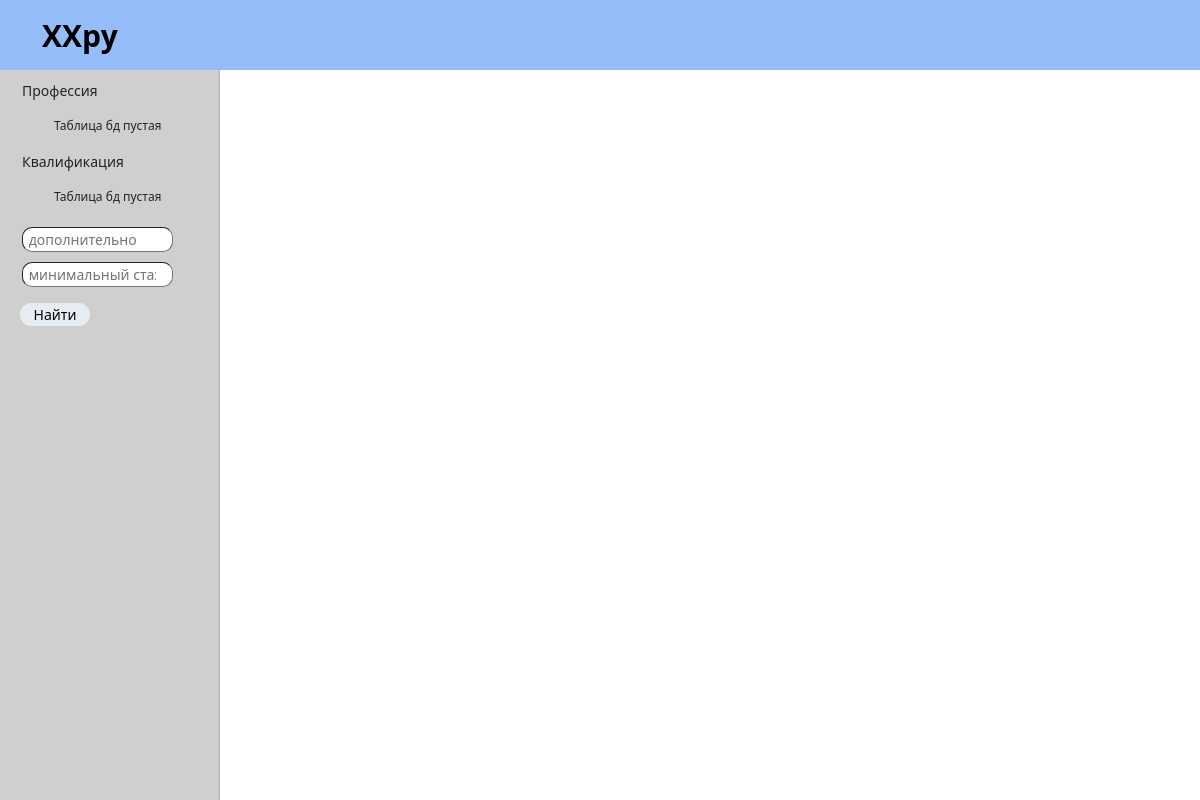
The app's page /applicants (signed in), older data.
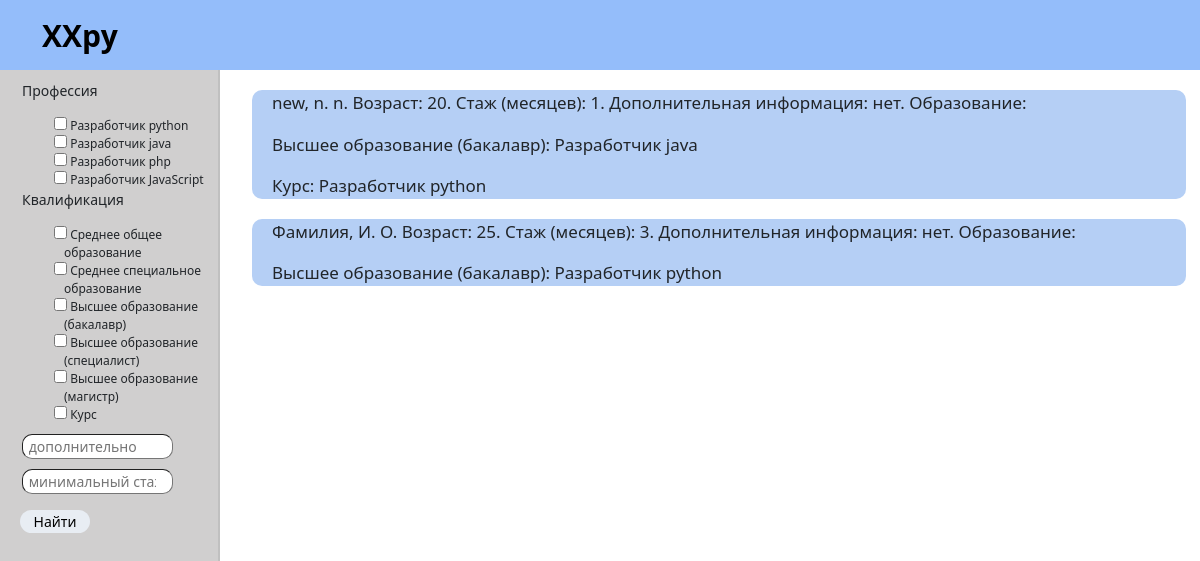
The same page, newer data.
### main/models.py (models this page shows)
class Professions(models.Model):
    profession_name = models.CharField(max_length=40, verbose_name="Название профессии")
    def __str__(self):
        return self.profession_name

class Qualifications(models.Model):
    qualification_name = models.CharField(max_length=40, verbose_name="Название квалификации")
    def __str__(self):
        return self.qualification_name

class Applicant(models.Model):
    user = models.OneToOneField(settings.AUTH_USER_MODEL, verbose_name="Пользователь", on_delete=models.CASCADE)
    l_name = models.CharField(max_length=15, verbose_name="Фамилия")
    f_name = models.CharField(max_length=15, verbose_name="Имя")
    p_name = models.CharField(max_length=15, verbose_name="Отчество")
    age = models.PositiveIntegerField(verbose_name="Возраст", default=20)
    experience = models.FloatField(verbose_name="Стаж", default=0)
    other_data = models.TextField(verbose_name="Другие данные", blank=True, default="нет")
    photo = models.ImageField(verbose_name="Фотография", null=True, blank=True)
    def __str__(self):
        if self.experience >= 12 and ((self.experience / 12) % 1 == 0):
            return f'{self.l_name}, {str(self.f_name)[0]}. {str(self.p_name)[0]}. Возраст: {self.age}. ' \
                   f'Стаж (лет): {int(self.experience / 12)}. Дополнительная информация: {self.other_data}'
        elif self.experience >= 12:
            return f'{self.l_name}, {str(self.f_name)[0]}. {str(self.p_name)[0]}. Возраст: {self.age}. ' \
                   f'Стаж (лет): {round((self.experience / 12), 1)}. Дополнительная информация: {self.other_data}'
        elif self.experience < 12 and (self.experience % 1 == 0):
            return f'{self.l_name}, {str(self.f_name)[0]}. {str(self.p_name)[0]}. Возраст: {self.age}. ' \
                   f'Стаж (месяцев): {int(self.experience)}. Дополнительная информация: {self.other_data}'
        else:
            return f'{self.l_name}, {str(self.f_name)[0]}. {str(self.p_name)[0]}. Возраст: {self.age}. ' \
                   f'Стаж (месяцев): {self.experience}. Дополнительная информация: {self.other_data}'

### main/views.py (the view)
# urls.py: path('applicants', ApplicantsView.as_view(), name='applicants'),
class ApplicantsView(ListView):
    model = Education
    template_name = "main/applicants.html"
    context_object_name = 'queryset'
    def get_context_data(self, *, object_list=None, **kwargs):
        context = super().get_context_data(**kwargs)
        context['professions'] = Professions.objects.all()
        context['qualifications'] = Qualifications.objects.all()
        context['applicant'] = Applicant.objects.all()
        context['current_user'] = UserAndHisType.objects.get(user=self.request.user)
        return context
    def get_queryset(self):
        search_query_other_data = self.request.GET.get('search', '')
        search_query_profession = self.request.GET.getlist("profession")
        search_query_qualification = self.request.GET.getlist("qualification")
        search_query_min_exp = self.request.GET.get('months', '')
        try:
            search_query_min_exp = int(search_query_min_exp)
        except ValueError:
            search_query_min_exp = ''
        queryset = Education.objects.all()
        if search_query_other_data:
            queryset = queryset.filter(Q(applicant_id__other_data__icontains=search_query_other_data))
        if search_query_profession:
            queryset = queryset.filter(Q(profession_id__profession_name__in=search_query_profession))
        if search_query_qualification:
            queryset = queryset.filter(Q(qualification_id__qualification_name__in=search_query_qualification))
        if search_query_min_exp:
            queryset = queryset.filter(Q(applicant_id__experience__gt=search_query_min_exp))
        result = {}
        for apl in queryset:
            result[apl.applicant_id] = []
        for q in Education.objects.all():
            if q.applicant_id in result.keys():
                result[q.applicant_id].append(f'{str(q.qualification_id)}: {str(q.profession_id)}')
        queryset = result
        return queryset

### main/templates/main/applicants.html (shortened to what this page needs)
{% extends 'main/base.html'%}
{% load static %}
{% block tp %} <link rel="stylesheet" href=" {% static 'assets_apl/style.css' %} "> {% endblock %}
{% block content %}
<div class="menu-list">
    <form action="/applicants" method="get">
        <ul class="menuForm">
            <li type="none"><p>Профессия</p>
            <ul>
                {% if professions %}
                {% for profession in professions %}
                <li style="font-size: 12px;" type="none">
                    <input type="checkbox" class="checked" name = "profession" value="{{profession.profession_name}}">
                    <span> {{profession.profession_name}}</span>
                </li>
                {%endfor %}
            {% else %}
            <li style="font-size: 12px;" type="none"><p> Таблица бд пустая </p></li>
            {% endif %}
            </ul></li>
            <li type="none"><p>Квалификация</p>
            <ul>
                {% if qualifications %}
                {% for qualification in qualifications %}
                 <li  style="font-size: 12px;" type="none"><input type="checkbox" class="checked" name = "qualification" value="{{qualification.qualification_name}}">
                <span>{{qualification.qualification_name}} </span></li>
                {%endfor %}
                {% else %}
                <li style="font-size: 12px;" type="none">
                <p>Таблица бд пустая </p>
                </li>
                {% endif %}
            </ul></li>
            <li type="none" class="SearchBox">
                <input name="search" class="SearchBox" placeholder=" дополнительно" type="search">
            </li>
            <li type="none" class="SearchBox">
                <input name="months" class="SearchBox" placeholder=" минимальный стаж(мес.)" type="search">
            </li>
        </ul>
        <button type="submit" class="findButton">Найти</button>
    </form>
</div>
<div class="pageContent">
        <ul>
            {% if queryset %}
                {% for key, value in queryset.items %}
                    {% if value %}
                    <li class="blockV" type="none">
                        <p>{{key}}. Образование:
                        {% for v in value %}
                            <p>{{v}}</p>
                        {% endfor %}
                        </p>
                    </li>
                    {% endif %}
                {% endfor %}
            {% endif %}
        </ul>
</div>
{% endblock %}

### main/templates/main/base.html (shortened to what this page needs)
{% load static %}
<!DOCTYPE html>
<html lang="ru">
<head>
    {% block tp %} {% endblock %}
    <link rel="stylesheet" href="{% static 'assets_base/style.css' %}">
    <link rel="stylesheet" href="{% static 'assets_base/bs1.css' %}">
    <link rel="stylesheet" href="{% static 'assets_base/bs2.css' %}">
</head>
<body>
    <header>
        <div class="navbar">
            <div class="container">
                <a href = "/" class="navbar-brand"> ХХру </a>
            </div>
        </div>
    </header>
    {% block content %}{% endblock %}
</body>
</html>

### main/static/assets_apl/style.css (style rules this page uses)
body { position: relative; font-family: 'Noto Sans', sans-serif; font-size: 16px; line-height: 1.4; color: #000; min-width: 320px; overflow-x: hidden; height: auto; }
.navbar { width: 100%; height: 70px; background-color: #94BDFA; }
.navbar .container { height: inherit; display: flex; justify-content: space-between; align-items: center; }
.navbar-brand { font-weight: 700; font-size: 30px; color: #000000; text-decoration: none; }
.menu-list { width: 220px; height: 100%; position: fixed; z-index: 5; background-color: #D0CFCF; font-size: 14px; border-right: 2px solid silver; }
.menuForm { margin-top: 10px; text-indent: -10px; }
.findButton { width: 70px; height: auto; background-color: #E8EDF3; margin-left: 20px; border-radius: 15px; border-width: 0px; }
.SearchBox { margin-top: 5px; border-radius: 10px; width: 90%; border-width: 1px; }
.pageContent { width: 100%; height: 100%; position: fixed; background-color: #FFF; margin-left: 220px; }
.blockV { width: 80%; height: auto; display: block; position: flex; margin-top: 20px; background-color: #B5CFF5; border-radius: 10px; border-color: black; font-size: 17px; text-indent: 20px; }

### main/static/assets_base/style.css (style rules this page uses)
body { position: relative; font-family: 'Noto Sans', sans-serif; font-size: 16px; line-height: 1.4; color: #000; min-width: 320px; overflow-x: hidden; height: auto; }
.navbar { width: 100%; height: 70px; background-color: #94BDFA; }
.navbar .container { height: inherit; display: flex; justify-content: space-between; align-items: center; }
.navbar-brand { font-weight: 700; font-size: 30px; color: #000000; text-decoration: none; }

### main/static/assets_base/bs1.css (style rules this page uses)
*,::after,::before { box-sizing:border-box }
@media (prefers-reduced-motion:no-preference) { :root { scroll-behavior:smooth } }
body { margin:0;font-family:system-ui,-apple-system,"Segoe UI",Roboto,"Helvetica Neue",Arial,"Noto Sans","Liberation Sans",sans-serif,"Apple Color Emoji","Segoe UI Emoji","Segoe UI Symbol","Noto Color Emoji";font-size:1rem;font-weight:400;line-height:1.5;color:#212529;background-color:#fff;-webkit-text-size-adjust:100%;-webkit-tap-highlight-color:transparent }
p { margin-top:0;margin-bottom:1rem }
ol,ul { padding-left:2rem }
dl,ol,ul { margin-top:0;margin-bottom:1rem }
ol ol,ol ul,ul ol,ul ul { margin-bottom:0 }
a { color:#0d6efd;text-decoration:underline }
button { border-radius:0 }
button,input,optgroup,select,textarea { margin:0;font-family:inherit;font-size:inherit;line-height:inherit }
button,select { text-transform:none }
[type=button],[type=reset],[type=submit],button { -webkit-appearance:button }
[type=button]:not(:disabled),[type=reset]:not(:disabled),[type=submit]:not(:disabled),button:not(:disabled) { cursor:pointer }
[type=search] { outline-offset:-2px;-webkit-appearance:textfield }

### main/static/assets_base/bs2.css (style rules this page uses)
.container,.container-fluid,.container-lg,.container-md,.container-sm,.container-xl,.container-xxl { width:100%;padding-right:var(--bs-gutter-x,.75rem);padding-left:var(--bs-gutter-x,.75rem);margin-right:auto;margin-left:auto }
@media (min-width:576px) { .container,.container-sm { max-width:540px } }
@media (min-width:768px) { .container,.container-md,.container-sm { max-width:720px } }
@media (min-width:992px) { .container,.container-lg,.container-md,.container-sm { max-width:960px } }
@media (min-width:1200px) { .container,.container-lg,.container-md,.container-sm,.container-xl { max-width:1140px } }

Row changes from the older to the newer data that the page shows:
added Professions: profession_name "Разработчик python"
added Professions: profession_name "Разработчик java"
added Professions: profession_name "Разработчик php"
added Professions: profession_name "Разработчик JavaScript"
added Qualifications: qualification_name "Среднее общее образование"
added Qualifications: qualification_name "Среднее специальное образование"
added Qualifications: qualification_name "Высшее образование (бакалавр)"
added Qualifications: qualification_name "Высшее образование (специалист)"
added Qualifications: qualification_name "Высшее образование (магистр)"
added Qualifications: qualification_name "Курс"
added Applicant: experience+l_name+f_name "new, n. n. Возраст: 20. Стаж (месяцев): 1. Дополнительная информация: нет", value "Высшее образование (бакалавр): Разработчик java" "Курс: Разработчик python"
added Applicant: experience+l_name+f_name "Фамилия, И. О. Возраст: 25. Стаж (месяцев): 3. Дополнительная информация: нет", value "Высшее образование (бакалавр): Разработчик python"
Text that changed along with them:
text no longer shown: "Таблица бд пустая Таблица бд пустая"
